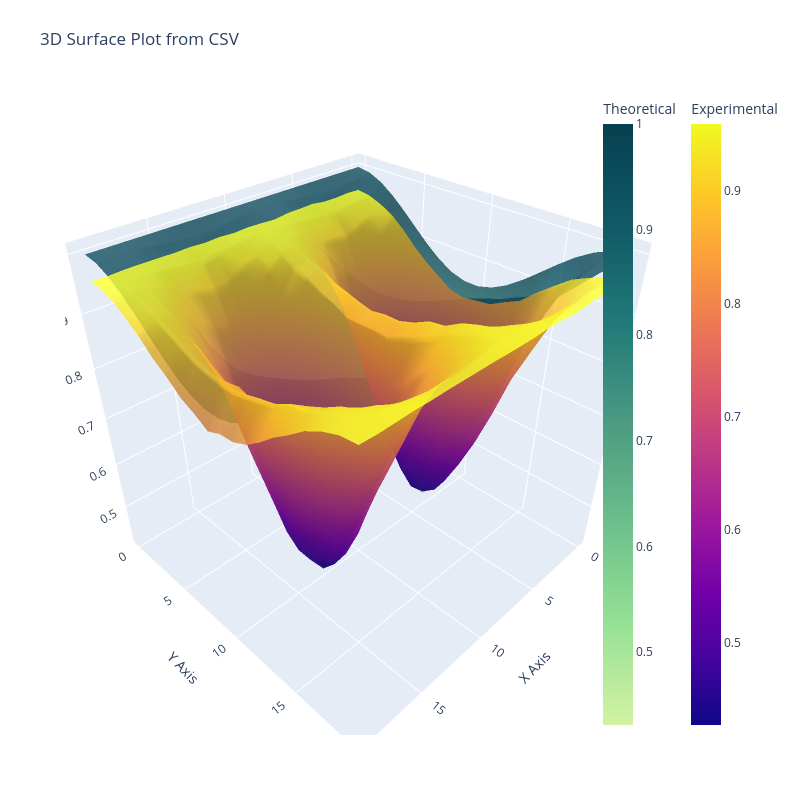

The cell this chart's notebook holds for it:
### Code cell
theta_FSS = np.linspace(0,2*pi,20)
beta_angle = np.linspace(0,pi,20)
model = np.array([[analytical(theta=t,beta=b, alpha=alpha) for b in beta_angle] for t in theta_FSS])
experiment = pd.read_csv('./runs/'+'9_NOISY_20x20_mesh_4.5E+04_states_AER_SIM_19_03_2026_12_15_57'+'.csv', header=None).dropna(axis=1,how='all').values

plot_surface_from_csv(model,experiment)

### Figure 1 — Plotly figure (JSON) as saved in the notebook; plotly's stock layout.template omitted (floating-point values rounded to 4 significant figures; data arrays with more than 128 entries replaced by an {"elided": "..."} marker saying what was removed)
{"data": [{"colorbar": {"title": {"text": "Theoretical"}, "x": 0.9}, "colorscale": [[0, "rgb(211, 242, 163)"], [0.1667, "rgb(151, 225, 150)"], [0.3333, "rgb(108, 192, 139)"], [0.5, "rgb(76, 155, 130)"], [0.6667, "rgb(33, 122, 121)"], [0.8333, "rgb(16, 89, 101)"], [1, "rgb(7, 64, 80)"]], "name": "Model", "opacity": 0.8, "type": "surface", "z": {"elided": "20x20 float values"}}, {"colorbar": {"title": {"text": "Experimental"}, "x": 1.05}, "name": "Experimental", "opacity": 0.8, "type": "surface", "z": {"elided": "20x20 float values"}}], "layout": {"autosize": false, "height": 800, "margin": {"b": 65, "l": 65, "r": 50, "t": 90}, "scene": {"xaxis": {"title": {"text": "X Axis"}}, "yaxis": {"title": {"text": "Y Axis"}}, "zaxis": {"title": {"text": "Z Axis"}}}, "title": {"text": "3D Surface Plot from CSV"}, "width": 800}}
